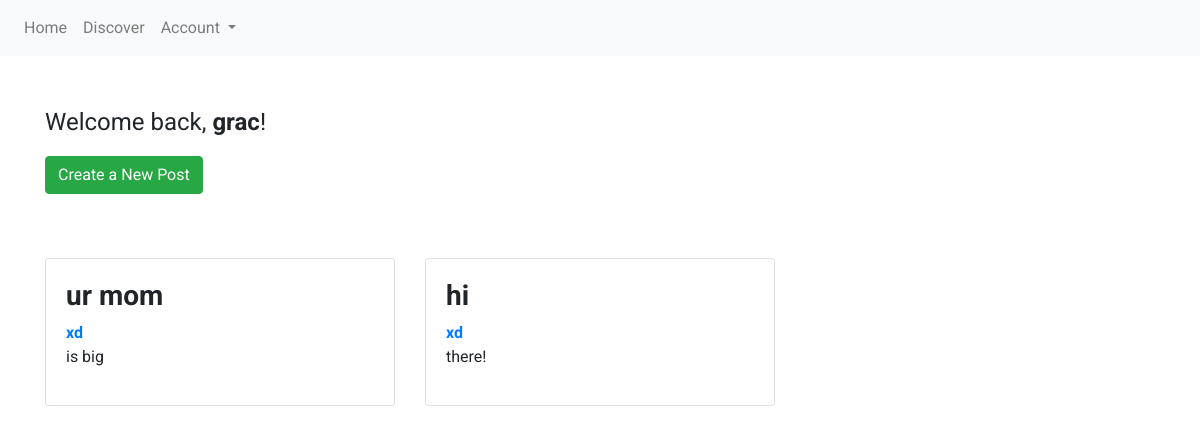
Page / (signed in) on the earlier database version.
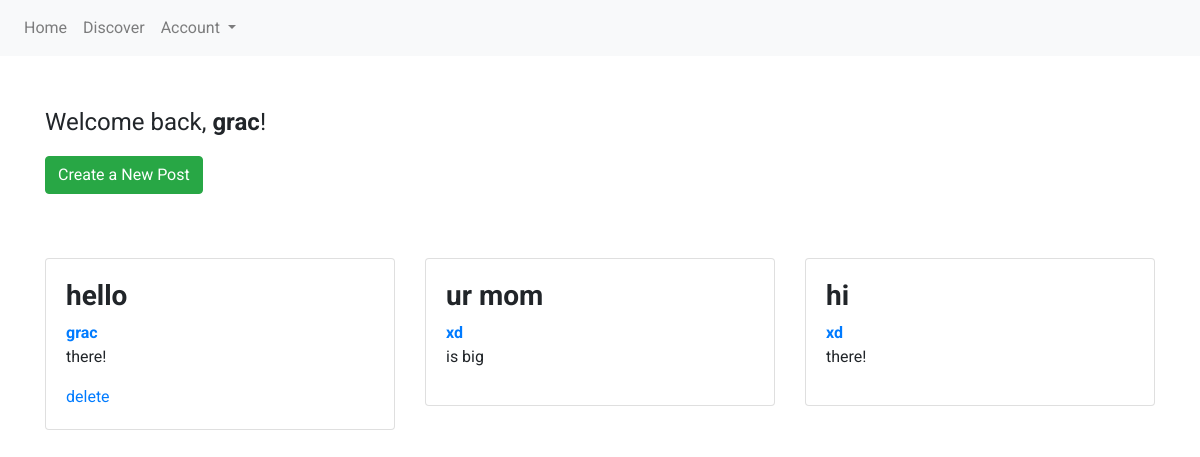
Same page on the later database version.
### main/models.py (models this page shows, shortened)
class Post(models.Model):
    title = models.CharField(max_length=200)
    body = models.TextField()
    author = models.ForeignKey(User, on_delete=models.DO_NOTHING, null=True)
    created_at = models.DateTimeField()

### main/views.py (the view, shortened to what this page needs)
# urls.py: path('', views.main_view, name='main_view'),
def main_view(request):
    if not request.user.is_authenticated:
        return redirect('/splash')
    posts = Post.objects.all().order_by('-created_at')
    return render(request, 'main.html', {'posts': posts})

### main/templates/main.html (shortened to what this page needs)
{% extends 'base.html' %}
{% load static %}
{% block content %}
    <div class="row">
        <div class="col-md-12">
            {% if user.is_authenticated %}
                <p style="font-size: 24px;">Welcome back, <b>{{ user.username }}</b>!</p>
            {% endif %}
        </div>
    </div>
    <div class="row">
        <div class="col-md-12" style="margin-bottom: 1.5rem">
            <a href="new_post"><button type="button" class="btn btn-success">Create a New Post</button></a>
        </div>
    </div>
    <div class="row">
    </div>
    <div class="row">
        {% for post in posts %}
        <div class="col-md-4" style="margin-bottom: 1.5rem">
            <div class="card">
                <div class="card-body">
                    <h3><strong>{{ post.title }}</strong></h3>
                    <span><b><a href="{% url 'user_view' username=post.author.username %}">{{ post.author.username }}</a></b></span>
                    <p>{{ post.body }}</p>
                    {% if post.author == user %}
                        <a href="delete?id={{ post.id }}">delete</a>
                    {% endif %}
                </div>
            </div>
        </div>
        {% endfor %}
    </div>
{% endblock %}

### main/templates/base.html (shortened to what this page needs)
{% load static %}
<!doctype html>
<html lang="en">
    <head>
        <link rel="stylesheet" href="https://stackpath.bootstrapcdn.com/bootstrap/4.3.1/css/bootstrap.min.css">
        <link rel="stylesheet" href="{% static 'css/base.css' %}">
    </head>
    <body>
        <nav class="navbar navbar-expand-lg navbar-light bg-light">
            <div class="collapse navbar-collapse" id="navbarSupportedContent">
                <ul class="navbar-nav mr-auto">
                    <li class="nav-item">
                        <a class="nav-link" href="/">Home</a>
                    </li>
                    <li class="nav-item">
                        <a class="nav-link" href="#">Discover</a>
                    </li>
                    <li class="nav-item dropdown">
                        <a class="nav-link dropdown-toggle" href="#" id="navbarDropdown" role="button" data-toggle="dropdown" aria-haspopup="true" aria-expanded="false">
                            Account
                        </a>
                    </li>
                </ul>
            </div>
        </nav>
        <br><br>
        <div class="container">
            {% block content %}
            {% endblock %}
        </div>
    </body>
</html>

### main/static/css/base.css (style rules this page uses)
* { font-family: 'Roboto', sans-serif; }
a { text-decoration: none; }

Differences in the rows shown:
added Post: title "hello", author.username "grac", body "there!"
